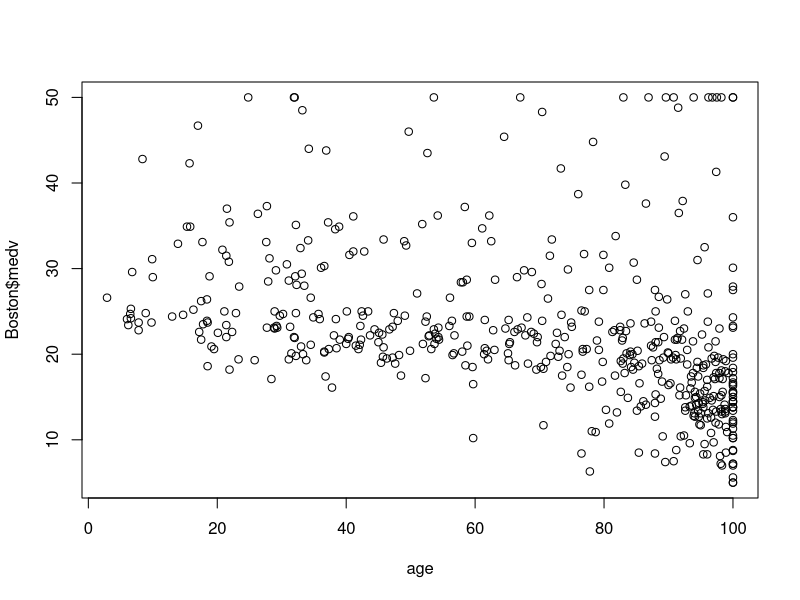
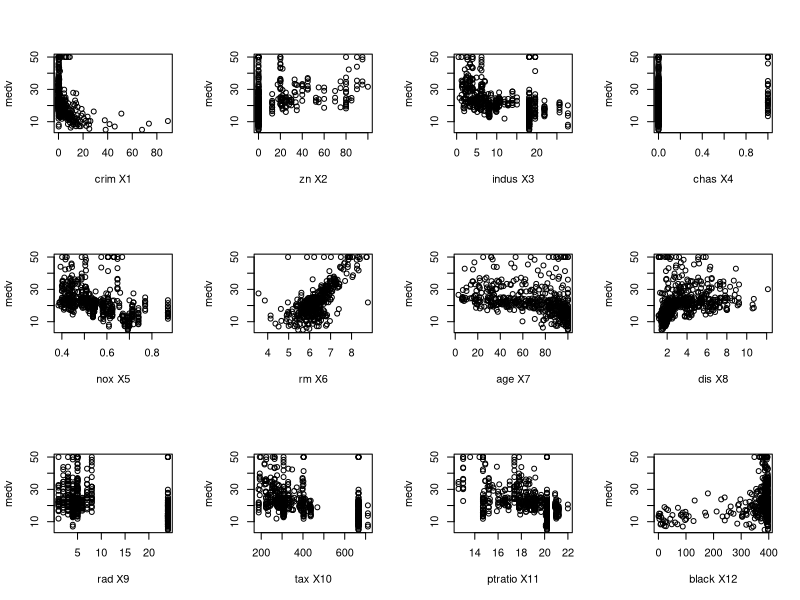
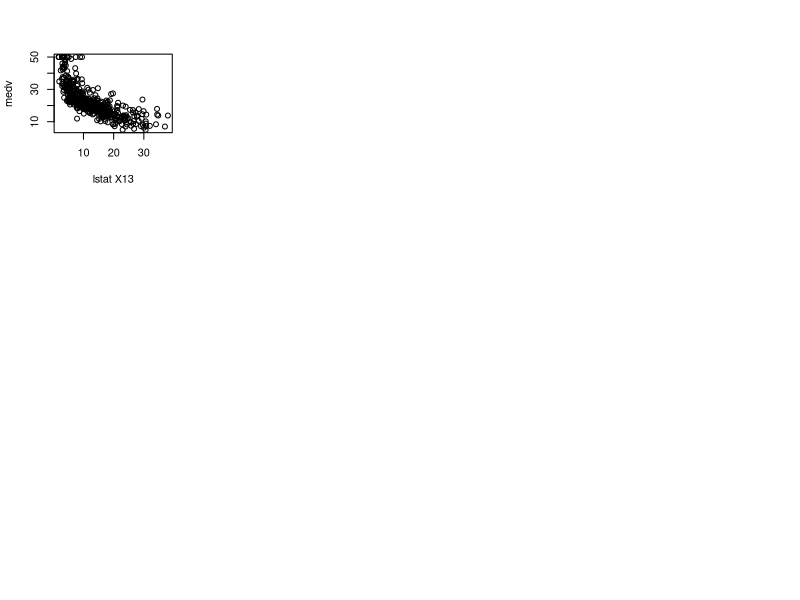
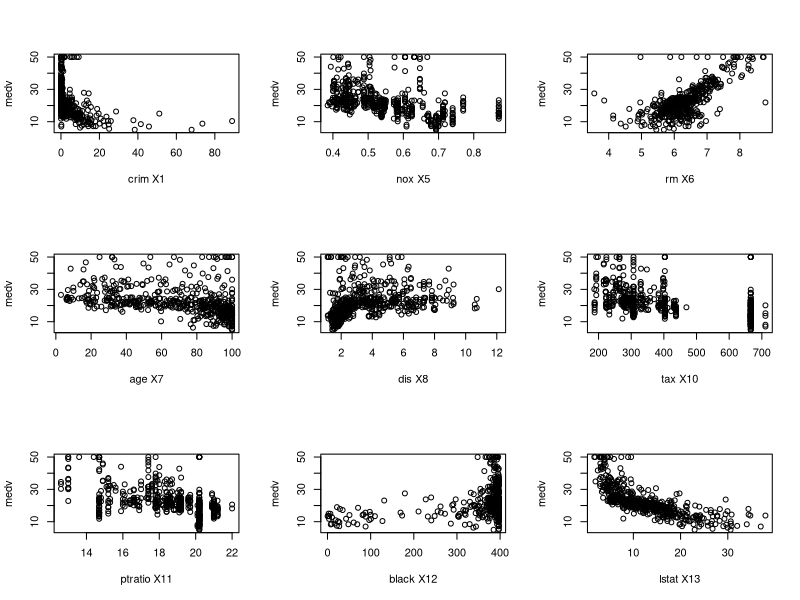

Write the R code that produced these figures, in order.
## ---- chunk 1
knitr::opts_chunk$set(echo = TRUE)

require(MASS)
## ---- chunk 2
attach(Boston)
head(lstat)

## ---- chunk 3
plot(Boston$medv~age,Boston)
## ---- chunk 4
temp <-Boston
plotY<-function (x,y) {
plot(temp[,y]~temp[,x], xlab=paste(names(temp)[x]," X",x,sep=""), ylab=names(temp)[y])
}
par(mfrow=c(3,4))
x <-sapply(1:(dim(temp)[2]-1), plotY, dim(temp)[2])
par(mfrow=c(1,1))
## ---- chunk 5
   par(mfrow=c(3,3))
x <-sapply(c(1, 5, 6, 7, 8, 10, 11, 12, 13), plotY, dim(temp)[2])
par(mfrow=c(1,1))
## ---- chunk 6
fit1 = lm(medv ~lstat, data = Boston)
fit2 = lm(medv~rm,data=Boston)
## ---- chunk 7
summary(fit1)
summary(fit2)
## ---- chunk 8
names(fit1)
